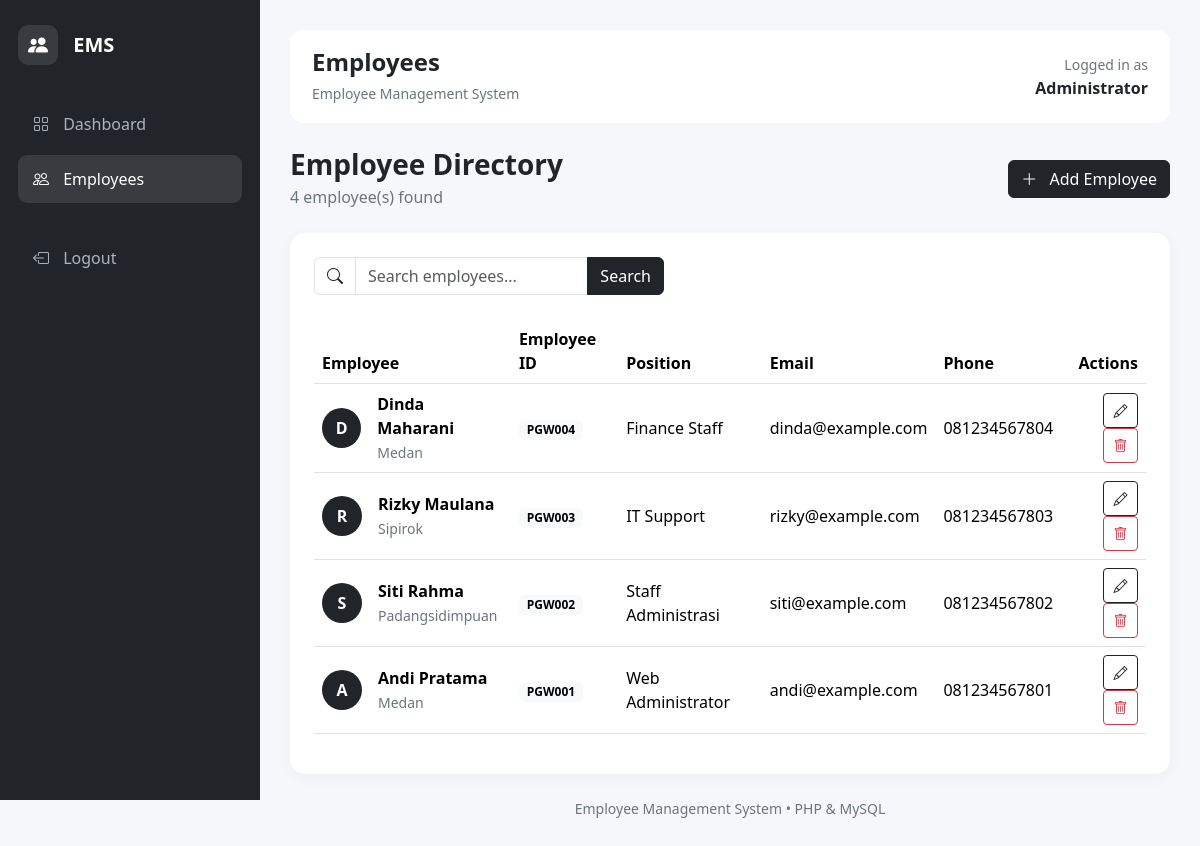
Screenshot of /admin/pegawai.php (signed in) with the database file from the repository.
### tables this page shows
CREATE TABLE `pegawai` (
  `id` int(11) NOT NULL,
  `nip` varchar(30) NOT NULL,
  `nama` varchar(100) NOT NULL,
  `jabatan` varchar(100) NOT NULL,
  `email` varchar(100) DEFAULT NULL,
  `telepon` varchar(20) DEFAULT NULL,
  `alamat` text DEFAULT NULL,
  `created_at` timestamp NOT NULL DEFAULT current_timestamp()
);

### admin/pegawai.php (the view, shortened to what this page needs)
<?php
require_once '../config/database.php';
$keyword = isset($_GET['search']) ? trim($_GET['search']) : '';
if ($keyword !== '') {
    $search = "%" . $keyword . "%";
    $stmt = mysqli_prepare(
        $conn,
        "SELECT * FROM pegawai
         WHERE nama LIKE ?
         OR nip LIKE ?
         OR jabatan LIKE ?
         OR email LIKE ?
         ORDER BY id DESC"
    );
    mysqli_stmt_bind_param(
        $stmt,
        "ssss",
        $search,
        $search,
        $search,
        $search
    );
    mysqli_stmt_execute($stmt);
    $result = mysqli_stmt_get_result($stmt);
} else {
    $result = mysqli_query(
        $conn,
        "SELECT * FROM pegawai ORDER BY id DESC"
    );
}
$totalData = mysqli_num_rows($result);
?>
<!DOCTYPE html>
<html lang="id">
<head>
<link
href="https://cdn.jsdelivr.net/npm/bootstrap@5.3.8/dist/css/bootstrap.min.css"
rel="stylesheet">
<link
href="https://cdn.jsdelivr.net/npm/bootstrap-icons@1.13.1/font/bootstrap-icons.min.css"
rel="stylesheet">
</head>
<body>
<?php require 'partials/sidebar.php'; ?>
<div class="main-content">
<?php require 'partials/topbar.php'; ?>
<div class="d-flex flex-column flex-md-row justify-content-between align-items-md-center mb-4 gap-3">
<div>
<h3 class="fw-bold mb-1">
Employee Directory
</h3>
<p class="text-secondary mb-0">
<?= $totalData ?> employee(s) found
</p>
</div>
<a href="tambah.php" class="btn btn-dark">
<i class="bi bi-plus-lg me-2"></i>
Add Employee
</a>
</div>
<div class="card table-card">
<div class="card-body p-4">
<div class="d-flex flex-column flex-md-row justify-content-between gap-3 mb-4">
<form method="GET" class="search-box w-100">
<div class="input-group">
<span class="input-group-text bg-white">
<i class="bi bi-search"></i>
</span>
<input
type="text"
name="search"
class="form-control"
placeholder="Search employees..."
value="<?= htmlspecialchars($keyword) ?>"
>
<button class="btn btn-dark">
Search
</button>
</div>
</form>
</div>
<div class="table-responsive">
<table class="table align-middle">
<thead>
<tr>
<th>Employee</th>
<th>Employee ID</th>
<th>Position</th>
<th>Email</th>
<th>Phone</th>
<th class="text-end">Actions</th>
</tr>
</thead>
<tbody>
<?php if ($totalData > 0): ?>
<?php while ($pegawai = mysqli_fetch_assoc($result)): ?>
<tr>
<td>
<div class="d-flex align-items-center">
<div class="employee-avatar me-3">
<?= strtoupper(substr($pegawai['nama'], 0, 1)) ?>
</div>
<div>
<div class="fw-semibold">
<?= htmlspecialchars($pegawai['nama']) ?>
</div>
<small class="text-secondary">
<?= htmlspecialchars($pegawai['alamat']) ?>
</small>
</div>
</div>
</td>
<td>
<span class="badge text-bg-light">
<?= htmlspecialchars($pegawai['nip']) ?>
</span>
</td>
<td>
<?= htmlspecialchars($pegawai['jabatan']) ?>
</td>
<td>
<?= htmlspecialchars($pegawai['email']) ?>
</td>
<td>
<?= htmlspecialchars($pegawai['telepon']) ?>
</td>
<td class="text-end">
<a
href="edit.php?id=<?= $pegawai['id'] ?>"
class="btn btn-outline-dark btn-sm action-btn"
title="Edit">
<i class="bi bi-pencil"></i>
</a>
<form
    method="POST"
    action="hapus.php"
    class="d-inline"
    onsubmit="return confirm('Are you sure you want to delete this employee?');"
>
    <button
        type="submit"
        class="btn btn-outline-danger btn-sm action-btn"
        title="Delete"
    >
        <i class="bi bi-trash"></i>
    </button>
</form>
</td>
</tr>
<?php endwhile; ?>
<?php endif; ?>
</tbody>
</table>
</div>
</div>
</div>
<div class="text-center text-secondary small mt-4 mb-2">
    Employee Management System • PHP & MySQL
</div>
</div>
</body>
</html>

### admin/pegawai.php (style rules this page uses)
body { background: #f5f7fb; }
.main-content { margin-left: 260px; padding: 30px; }
.table-card { border: none; border-radius: 15px; box-shadow: 0 4px 15px rgba(0,0,0,.04); }
.employee-avatar { width: 40px; height: 40px; background: #212529; color: white; border-radius: 50%; display: flex; align-items: center; justify-content: center; font-weight: 600; }
.search-box { max-width: 350px; }
.action-btn { width: 35px; height: 35px; display: inline-flex; justify-content: center; align-items: center; }

### rows the page displays
pegawai: nama "D", nama "Dinda Maharani", alamat "Medan", nip "PGW004", jabatan "Finance Staff", email "dinda@example.com", telepon "081234567804"
pegawai: nama "R", nama "Rizky Maulana", alamat "Sipirok", nip "PGW003", jabatan "IT Support", email "rizky@example.com", telepon "081234567803"
pegawai: nama "S", nama "Siti Rahma", alamat "Padangsidimpuan", nip "PGW002", jabatan "Staff Administrasi", email "siti@example.com", telepon "081234567802"
pegawai: nama "A", nama "Andi Pratama", alamat "Medan", nip "PGW001", jabatan "Web Administrator", email "andi@example.com", telepon "081234567801"

### other values shown
$pageTitle "Employees"
$_SESSION['nama'] "Administrator"
$totalData "4"
